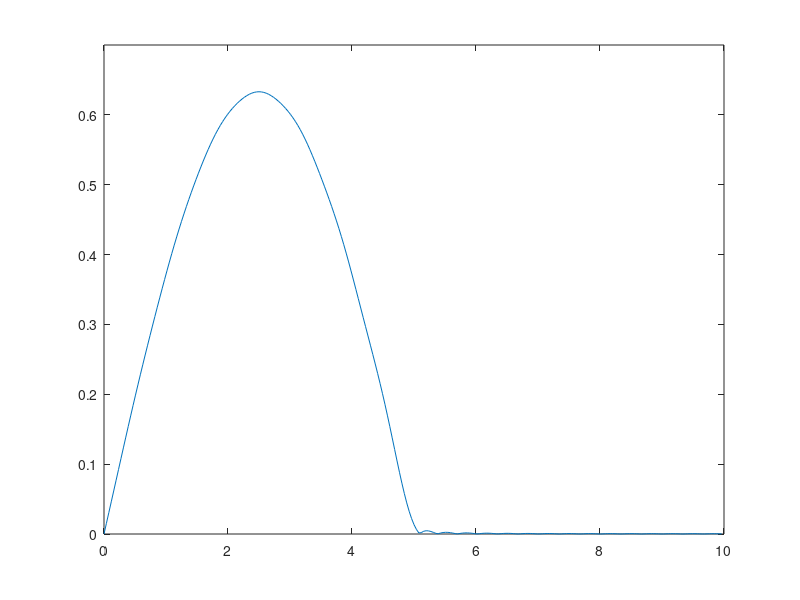
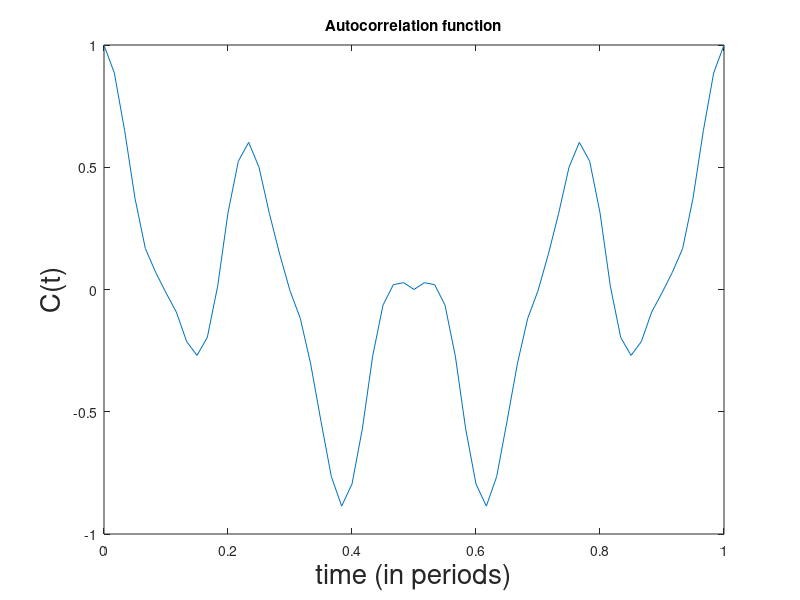
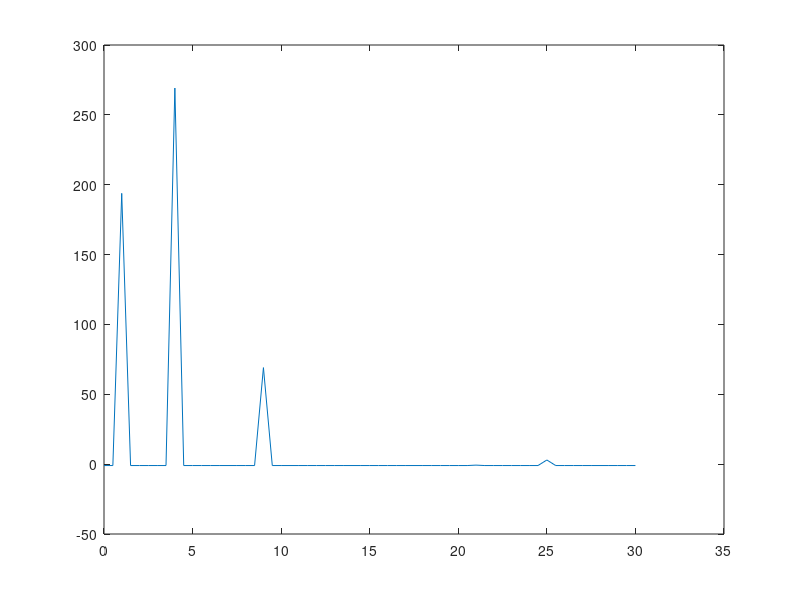

The MATLAB source for these figures, in order:
% particle_in_half_box

clear;

hbar = 1;
m = 1;
L = 5;

% Number of grid points.
Nx = 2^8;
dx = 2*L/Nx;
x = [0:Nx-1]'*dx;

% Number of eigenstates included
Neigen = 30;

% Eigenstates
P = zeros(Nx,Neigen);

% Eigenstate coefficients
an = zeros(Neigen,1);

% Spectrum (Eigenvalues)
En = zeros(Neigen,1);

% Number of periods to propagate. 
Nper = 1;

% time for one period
tau = 16*m*L^2/hbar/pi;

% total propagation time.
T = tau*Nper;

Nt = 60;
dt = T/Nt;
t = [0:dt:T]';

C = zeros(Nt,1);

dw = pi/T;
wmax = Nt*dw;

% constant copmlex -i
c=-i;

%t=0;

t1 = [0.0:dt:T];
w = [0.0:dw:wmax];


% preperation of eigenstates and coeff's
for n=1:Neigen
   P(:,n) = L^-0.5 * sin(n*pi*x/2/L);
   En(n) = (n*pi*hbar)^2 / 8 / m / L^2;
   if n==2
      an(n) = 2^-0.5;
   elseif mod(n,2) == 0
      an(n) = 0;
   else
      an(n) = 4 * 2^0.5 * (-1)^((n + 1)/2) / (n+2) / (n-2) / pi;
   end
end


in = 1;
h = figure(1);
set(h,'position',[0, 50,300,250])
%set(h,'position',[0, 50,300,375])%----------------------------

psi0 = sum(P*an,2); % initial wavefunction;

% Propagation loop
for tindx = 1:Nt+1
   t = (tindx-1)*dt;  % set time
   psin = P*(an.*exp(i*En*t));
   psi = sum(psin,2);
   if tindx == Nt+1
      plot(x, abs(psi)); % plot the absolute value
      axis([0, 2*L, 0, .7]);
      f(in) = getframe(h);
      in = in + 1;   
   end

   % XXX why need this?
   if mod(tindx,1) == 0
      %f = figure('visible','off');
      %plot(x,abs(psi).^2);   
      plot(x, abs(psi));
      %plot(x,real(psi));
      axis([0, 2*L, 0, .7]);
      f(in) = getframe(h);
      in = in + 1;
   end
   %
   % trapz(x, abs(psi).^2),  % normalization check
   C(tindx) = psi0'*psi*dx;  % autocorrelation function. 
   decay = exp(-0.008*t.*t); 
   C2 = decay .* C;
end;
%movie2avi(f,'ibox.avi','compression','cinepak');

h2 = figure(2);
set(h2, 'position', [0, 50,500,400])

plot([0:Nt]*dt/tau, real(C));
title('Autocorrelation function');   %,'fontsize',20);
ylabel('C(t)','fontsize',20);
xlabel('time (in periods)','fontsize',20);
 
%spec=2*(Nt+1)*real{ifft(fftshift(C),Nt+1)}*dt-1;
for n = 1:Nt+1
   sigma1(n) = trapz(t1, C'.*exp(-c*w(n)*t1))*dt;
   sigma2(n) = trapz(t1, C2'.*exp(-c*w(n)*t1))*dt;
   spectrum(n) = 2*real(sigma1(n))-1; 
   spectrum2(n) = 2*real(sigma2(n))-1;    
end
% print -djpeg -r60 'in_2.jpeg';

h3 = figure(3);
set(h3, 'position', [0, 50,500,400])
w0 = 2*pi/tau;
w = w/w0;
plot(w, spectrum);
%xlabel('Energy (units of E_1)','fontsize',20);        
%print -djpeg -r60 'in_3.jpeg';